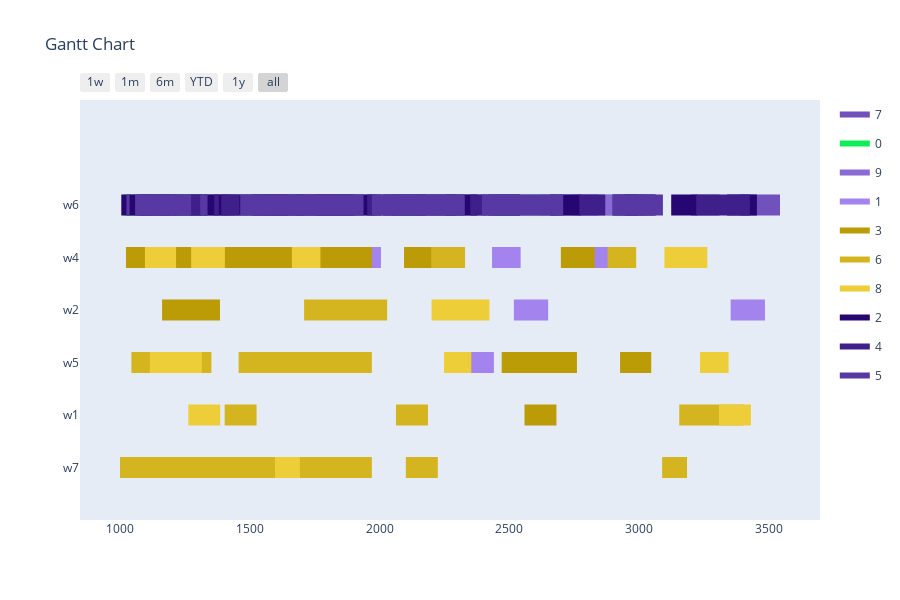

Notebook code for this chart:
### Markdown cell above
Config 1 - Test with One Point Crossover

### Code cell
optimizer = BaseGA(env)
optimizer.set_minimize()
# optional (in this case, all options given are the default option, if the configuration step is skipped)
optimizer.configure('tardiness', 'onepointcrossover', 'roulettewheel', 'randomize')
# choose an input generator (optional) -> decides how the data gets converted into the optimizer format
# optimizer.set_input_generator('SameLengthAlternativesGenerator')
# all parameters after offspring_amount are optional (in this case -> verbose=True)
result, best_fitness_history, average_fitness_history, best_generation_history, feasible_gen = optimizer.optimize(orders, max_generations, earliest_time_slot, last_time_slot, population_size, offspring_amount, verbose=True)
workstation_assignments = reformat_result(result, orders, workstations, recipes, tasks)
visualize(workstation_assignments, best_fitness_history, average_fitness_history, best_generation_history, feasible_gen)

### Figure 1 — Plotly figure (JSON) as saved in the notebook; plotly's stock layout.template omitted (floating-point values rounded to 4 significant figures; data arrays with more than 128 entries replaced by an {"elided": "..."} marker saying what was removed)
{"data": [{"fill": "toself", "fillcolor": "rgb(113, 81, 187)", "hoverinfo": "name", "legendgroup": "rgb(113, 81, 187)", "mode": "none", "name": "7", "type": "scatter", "x": [717, 872, 872, 717, 717, 2191, 2278, 2278, 2191, 2191, 958, 1123, 1123, 958, 958, 715, 879, 879, 715, 715, 3199, 3265, 3265, 3199, 3199, 1896, 2060, 2060, 1896, 1896, 2616, 2841, 2841, 2616, 2616, 2334, 2410, 2410, 2334, 2334, 2189, 2414, 2414, 2189, 2189, 213, 278, 278, 213, 213, 3387, 3542, 3542, 3387, 3387, 332, 477, 477, 332, 332, 3233, 3309, 3309, 3233, 3233, 1027, 1172, 1172, 1027, 1027, 1421, 1563, 1563, 1421], "y": [4.8, 4.8, 5.2, 5.2, null, 4.8, 4.8, 5.2, 5.2, null, 4.8, 4.8, 5.2, 5.2, null, 4.8, 4.8, 5.2, 5.2, null, 4.8, 4.8, 5.2, 5.2, null, 4.8, 4.8, 5.2, 5.2, null, 4.8, 4.8, 5.2, 5.2, null, 4.8, 4.8, 5.2, 5.2, null, 4.8, 4.8, 5.2, 5.2, null, 4.8, 4.8, 5.2, 5.2, null, 4.8, 4.8, 5.2, 5.2, null, 4.8, 4.8, 5.2, 5.2, null, 4.8, 4.8, 5.2, 5.2, null, 4.8, 4.8, 5.2, 5.2, null, 4.8, 4.8, 5.2, 5.2]}, {"fill": "toself", "fillcolor": "rgb(13, 237, 87)", "hoverinfo": "name", "legendgroup": "rgb(13, 237, 87)", "mode": "none", "name": "0", "type": "scatter", "x": [222, 414, 414, 222, 222, 1115, 1307, 1307, 1115, 1115, 1886, 1986, 1986, 1886, 1886, 755, 947, 947, 755, 755, 1672, 1777, 1777, 1672, 1672, 2914, 3019, 3019, 2914, 2914, 712, 952, 952, 712, 712, 512, 632, 632, 512, 512, 2871, 2994, 2994, 2871, 2871, 2565, 2685, 2685, 2565, 2565, 1555, 1700, 1700, 1555, 1555, 784, 889, 889, 784, 784, 1263, 1503, 1503, 1263, 1263, 2489, 2609, 2609, 2489, 2489, 1160, 1352, 1352, 1160, 1160, 2060, 2252, 2252, 2060, 2060, 921, 1091, 1091, 921, 921, 2221, 2326, 2326, 2221, 2221, 1449, 1537, 1537, 1449, 1449, 1777, 1865, 1865, 1777, 1777, 2442, 2562, 2562, 2442, 2442, 1490, 1595, 1595, 1490, 1490, 1014, 1106, 1106, 1014], "y": [4.8, 4.8, 5.2, 5.2, null, 4.8, 4.8, 5.2, 5.2, null, 4.8, 4.8, 5.2, 5.2, null, 4.8, 4.8, 5.2, 5.2, null, 4.8, 4.8, 5.2, 5.2, null, 4.8, 4.8, 5.2, 5.2, null, 4.8, 4.8, 5.2, 5.2, null, 4.8, 4.8, 5.2, 5.2, null, 4.8, 4.8, 5.2, 5.2, null, 4.8, 4.8, 5.2, 5.2, null, 4.8, 4.8, 5.2, 5.2, null, 4.8, 4.8, 5.2, 5.2, null, 4.8, 4.8, 5.2, 5.2, null, 4.8, 4.8, 5.2, 5.2, null, 4.8, 4.8, 5.2, 5.2, null, 4.8, 4.8, 5.2, 5.2, null, 4.8, 4.8, 5.2, 5.2, null, 4.8, 4.8, 5.2, 5.2, null, 4.8, 4.8, 5.2, 5.2, null, 4.8, 4.8, 5.2, 5.2, null, 4.8, 4.8, 5.2, 5.2, null, 4.8, 4.8, 5.2, 5.2, null, 4.8, 4.8, 5.2, 5.2]}, {"fill": "toself", "fillcolor": "rgb(138, 106, 212)", "hoverinfo": "name", "legendgroup": "rgb(138, 106, 212)", "mode": "none", "name": "9", "type": "scatter", "x": [1674, 1807, 1807, 1674, 1674, 2956, 3056, 3056, 2956, 2956, 428, 543, 543, 428, 428, 217, 362, 362, 217, 217, 317, 487, 487, 317, 317, 1398, 1486, 1486, 1398, 1398, 2141, 2261, 2261, 2141, 2141, 2862, 2967, 2967, 2862, 2862, 802, 890, 890, 802, 802, 2745, 2878, 2878, 2745, 2745, 518, 623, 623, 518, 518, 1232, 1347, 1347, 1232, 1232, 829, 959, 959, 829, 829, 997, 1127, 1127, 997, 997, 999, 1114, 1114, 999, 999, 1167, 1272, 1272, 1167, 1167, 1269, 1374, 1374, 1269, 1269, 456, 601, 601, 456, 456, 736, 928, 928, 736, 736, 2528, 2682, 2682, 2528, 2528, 288, 468, 468, 288, 288, 1445, 1595, 1595, 1445, 1445, 236, 356, 356, 236], "y": [4.8, 4.8, 5.2, 5.2, null, 4.8, 4.8, 5.2, 5.2, null, 4.8, 4.8, 5.2, 5.2, null, 4.8, 4.8, 5.2, 5.2, null, 4.8, 4.8, 5.2, 5.2, null, 4.8, 4.8, 5.2, 5.2, null, 4.8, 4.8, 5.2, 5.2, null, 4.8, 4.8, 5.2, 5.2, null, 4.8, 4.8, 5.2, 5.2, null, 4.8, 4.8, 5.2, 5.2, null, 4.8, 4.8, 5.2, 5.2, null, 4.8, 4.8, 5.2, 5.2, null, 4.8, 4.8, 5.2, 5.2, null, 4.8, 4.8, 5.2, 5.2, null, 4.8, 4.8, 5.2, 5.2, null, 4.8, 4.8, 5.2, 5.2, null, 4.8, 4.8, 5.2, 5.2, null, 4.8, 4.8, 5.2, 5.2, null, 4.8, 4.8, 5.2, 5.2, null, 4.8, 4.8, 5.2, 5.2, null, 4.8, 4.8, 5.2, 5.2, null, 4.8, 4.8, 5.2, 5.2, null, 4.8, 4.8, 5.2, 5.2]}, {"fill": "toself", "fillcolor": "rgb(163, 131, 237)", "hoverinfo": "name", "legendgroup": "rgb(163, 131, 237)", "mode": "none", "name": "1", "type": "scatter", "x": [2433, 2543, 2543, 2433, 2433, 1877, 1997, 1997, 1877, 1877, 2737, 2847, 2847, 2737, 2737, 1875, 2005, 2005, 1875, 1875, 1364, 1494, 1494, 1364, 1364, 732, 842, 842, 732, 732, 2839, 2959, 2959, 2839, 2839, 1518, 1628, 1628, 1518, 1518, 1060, 1170, 1170, 1060, 1060, 2119, 2229, 2229, 2119, 2119, 2517, 2649, 2649, 2517, 2517, 3352, 3484, 3484, 3352, 3352, 2487, 2592, 2592, 2487, 2487, 545, 665, 665, 545, 545, 2330, 2440, 2440, 2330, 2330, 2623, 2733, 2733, 2623, 2623, 600, 847, 847, 600, 600, 1243, 1413, 1413, 1243], "y": [3.8, 3.8, 4.2, 4.2, null, 3.8, 3.8, 4.2, 4.2, null, 3.8, 3.8, 4.2, 4.2, null, 3.8, 3.8, 4.2, 4.2, null, 3.8, 3.8, 4.2, 4.2, null, 3.8, 3.8, 4.2, 4.2, null, 3.8, 3.8, 4.2, 4.2, null, 3.8, 3.8, 4.2, 4.2, null, 3.8, 3.8, 4.2, 4.2, null, 3.8, 3.8, 4.2, 4.2, null, 2.8, 2.8, 3.2, 3.2, null, 2.8, 2.8, 3.2, 3.2, null, 1.8, 1.8, 2.2, 2.2, null, 1.8, 1.8, 2.2, 2.2, null, 1.8, 1.8, 2.2, 2.2, null, 1.8, 1.8, 2.2, 2.2, null, 0.8, 0.8, 1.2, 1.2, null, -0.2, -0.2, 0.2, 0.2]}, {"fill": "toself", "fillcolor": "rgb(188, 156, 6)", "hoverinfo": "name", "legendgroup": "rgb(188, 156, 6)", "mode": "none", "name": "3", "type": "scatter", "x": [913, 1023, 1023, 913, 913, 1710, 1820, 1820, 1710, 1710, 354, 484, 484, 354, 354, 2094, 2204, 2204, 2094, 2094, 948, 1088, 1088, 948, 948, 2698, 2828, 2828, 2698, 2698, 595, 705, 705, 595, 595, 1162, 1385, 1385, 1162, 1162, 483, 706, 706, 483, 483, 320, 520, 520, 320, 320, 2470, 2670, 2670, 2470, 2470, 665, 785, 785, 665, 665, 2926, 3046, 3046, 2926, 2926, 2650, 2760, 2760, 2650, 2650, 2558, 2681, 2681, 2558, 2558, 1585, 1708, 1708, 1585, 1585, 460, 630, 630, 460, 460, 787, 910, 910, 787], "y": [3.8, 3.8, 4.2, 4.2, null, 3.8, 3.8, 4.2, 4.2, null, 3.8, 3.8, 4.2, 4.2, null, 3.8, 3.8, 4.2, 4.2, null, 3.8, 3.8, 4.2, 4.2, null, 3.8, 3.8, 4.2, 4.2, null, 3.8, 3.8, 4.2, 4.2, null, 2.8, 2.8, 3.2, 3.2, null, 2.8, 2.8, 3.2, 3.2, null, 1.8, 1.8, 2.2, 2.2, null, 1.8, 1.8, 2.2, 2.2, null, 1.8, 1.8, 2.2, 2.2, null, 1.8, 1.8, 2.2, 2.2, null, 1.8, 1.8, 2.2, 2.2, null, 0.8, 0.8, 1.2, 1.2, null, -0.2, -0.2, 0.2, 0.2, null, -0.2, -0.2, 0.2, 0.2, null, -0.2, -0.2, 0.2, 0.2]}, {"fill": "toself", "fillcolor": "rgb(213, 181, 31)", "hoverinfo": "name", "legendgroup": "rgb(213, 181, 31)", "mode": "none", "name": "6", "type": "scatter", "x": [2199, 2329, 2329, 2199, 2199, 2878, 2988, 2988, 2878, 2878, 440, 663, 663, 440, 440, 1727, 1950, 1950, 1727, 1727, 1806, 2029, 2029, 1806, 1806, 1709, 1841, 1841, 1709, 1709, 651, 771, 771, 651, 651, 620, 740, 740, 620, 620, 934, 1044, 1044, 934, 934, 1352, 1457, 1457, 1352, 1352, 2063, 2186, 2186, 2063, 2063, 1403, 1526, 1526, 1403, 1403, 3154, 3401, 3401, 3154, 3154, 591, 741, 741, 591, 591, 982, 1078, 1078, 982, 982, 2101, 2224, 2224, 2101, 2101, 877, 1000, 1000, 877, 877, 3088, 3184, 3184, 3088], "y": [3.8, 3.8, 4.2, 4.2, null, 3.8, 3.8, 4.2, 4.2, null, 2.8, 2.8, 3.2, 3.2, null, 2.8, 2.8, 3.2, 3.2, null, 2.8, 2.8, 3.2, 3.2, null, 2.8, 2.8, 3.2, 3.2, null, 1.8, 1.8, 2.2, 2.2, null, 1.8, 1.8, 2.2, 2.2, null, 1.8, 1.8, 2.2, 2.2, null, 1.8, 1.8, 2.2, 2.2, null, 0.8, 0.8, 1.2, 1.2, null, 0.8, 0.8, 1.2, 1.2, null, 0.8, 0.8, 1.2, 1.2, null, -0.2, -0.2, 0.2, 0.2, null, -0.2, -0.2, 0.2, 0.2, null, -0.2, -0.2, 0.2, 0.2, null, -0.2, -0.2, 0.2, 0.2, null, -0.2, -0.2, 0.2, 0.2]}, {"fill": "toself", "fillcolor": "rgb(238, 206, 56)", "hoverinfo": "name", "legendgroup": "rgb(238, 206, 56)", "mode": "none", "name": "8", "type": "scatter", "x": [1096, 1216, 1216, 1096, 1096, 3097, 3237, 3237, 3097, 3097, 520, 650, 650, 520, 520, 1662, 1772, 1772, 1662, 1662, 358, 488, 488, 358, 358, 3122, 3262, 3262, 3122, 3122, 1274, 1404, 1404, 1274, 1274, 463, 686, 686, 463, 463, 2200, 2423, 2423, 2200, 2200, 2248, 2353, 2353, 2248, 2248, 537, 647, 647, 537, 537, 3234, 3344, 3344, 3234, 3234, 1115, 1315, 1315, 1115, 1115, 1263, 1386, 1386, 1263, 1263, 3307, 3430, 3430, 3307, 3307, 428, 551, 551, 428, 428, 212, 362, 362, 212, 212, 1597, 1693, 1693, 1597], "y": [3.8, 3.8, 4.2, 4.2, null, 3.8, 3.8, 4.2, 4.2, null, 3.8, 3.8, 4.2, 4.2, null, 3.8, 3.8, 4.2, 4.2, null, 3.8, 3.8, 4.2, 4.2, null, 3.8, 3.8, 4.2, 4.2, null, 3.8, 3.8, 4.2, 4.2, null, 2.8, 2.8, 3.2, 3.2, null, 2.8, 2.8, 3.2, 3.2, null, 1.8, 1.8, 2.2, 2.2, null, 1.8, 1.8, 2.2, 2.2, null, 1.8, 1.8, 2.2, 2.2, null, 1.8, 1.8, 2.2, 2.2, null, 0.8, 0.8, 1.2, 1.2, null, 0.8, 0.8, 1.2, 1.2, null, 0.8, 0.8, 1.2, 1.2, null, -0.2, -0.2, 0.2, 0.2, null, -0.2, -0.2, 0.2, 0.2]}, {"fill": "toself", "fillcolor": "rgb(38, 6, 112)", "hoverinfo": "name", "legendgroup": "rgb(38, 6, 112)", "mode": "none", "name": "2", "type": "scatter", "x": [2944, 3064, 3064, 2944, 2944, 949, 1079, 1079, 949, 949, 2418, 2538, 2538, 2418, 2418, 875, 1005, 1005, 875, 875, 2054, 2177, 2177, 2054, 2054, 3338, 3453, 3453, 3338, 3338, 2013, 2143, 2143, 2013, 2013, 3123, 3223, 3223, 3123, 3123, 1402, 1522, 1522, 1402, 1402, 1858, 2008, 2008, 1858, 1858, 816, 1006, 1006, 816, 816, 2255, 2342, 2342, 2255, 2255, 419, 529, 529, 419, 419, 773, 898, 898, 773, 773, 1492, 1589, 1589, 1492, 1492, 2021, 2121, 2121, 2021, 2021, 575, 690, 690, 575, 575, 2656, 2776, 2776, 2656, 2656, 562, 649, 649, 562, 562, 279, 335, 335, 279, 279, 662, 787, 787, 662, 662, 1390, 1510, 1510, 1390, 1390, 2256, 2376, 2376, 2256], "y": [4.8, 4.8, 5.2, 5.2, null, 4.8, 4.8, 5.2, 5.2, null, 4.8, 4.8, 5.2, 5.2, null, 4.8, 4.8, 5.2, 5.2, null, 4.8, 4.8, 5.2, 5.2, null, 4.8, 4.8, 5.2, 5.2, null, 4.8, 4.8, 5.2, 5.2, null, 4.8, 4.8, 5.2, 5.2, null, 4.8, 4.8, 5.2, 5.2, null, 4.8, 4.8, 5.2, 5.2, null, 4.8, 4.8, 5.2, 5.2, null, 4.8, 4.8, 5.2, 5.2, null, 4.8, 4.8, 5.2, 5.2, null, 4.8, 4.8, 5.2, 5.2, null, 4.8, 4.8, 5.2, 5.2, null, 4.8, 4.8, 5.2, 5.2, null, 4.8, 4.8, 5.2, 5.2, null, 4.8, 4.8, 5.2, 5.2, null, 4.8, 4.8, 5.2, 5.2, null, 4.8, 4.8, 5.2, 5.2, null, 4.8, 4.8, 5.2, 5.2, null, 4.8, 4.8, 5.2, 5.2, null, 4.8, 4.8, 5.2, 5.2]}, {"fill": "toself", "fillcolor": "rgb(63, 31, 137)", "hoverinfo": "name", "legendgroup": "rgb(63, 31, 137)", "mode": "none", "name": "4", "type": "scatter", "x": {"elided": "134 int values"}, "y": {"elided": "134 float values"}}, {"fill": "toself", "fillcolor": "rgb(88, 56, 162)", "hoverinfo": "name", "legendgroup": "rgb(88, 56, 162)", "mode": "none", "name": "5", "type": "scatter", "x": {"elided": "134 int values"}, "y": {"elided": "134 float values"}}, {"legendgroup": "rgb(113, 81, 187)", "marker": {"color": "rgb(113, 81, 187)", "opacity": 0, "size": 1}, "mode": "markers", "name": "", "showlegend": false, "text": [null, null, null, null, null, null, null, null, null, null, null, null, null, null, null, null, null, null, null, null, null, null, null, null, null, null, null, null, null, null], "type": "scatter", "x": [717, 872, 2191, 2278, 958, 1123, 715, 879, 3199, 3265, 1896, 2060, 2616, 2841, 2334, 2410, 2189, 2414, 213, 278, 3387, 3542, 332, 477, 3233, 3309, 1027, 1172, 1421, 1563], "y": [5, 5, 5, 5, 5, 5, 5, 5, 5, 5, 5, 5, 5, 5, 5, 5, 5, 5, 5, 5, 5, 5, 5, 5, 5, 5, 5, 5, 5, 5]}, {"legendgroup": "rgb(13, 237, 87)", "marker": {"color": "rgb(13, 237, 87)", "opacity": 0, "size": 1}, "mode": "markers", "name": "", "showlegend": false, "text": [null, null, null, null, null, null, null, null, null, null, null, null, null, null, null, null, null, null, null, null, null, null, null, null, null, null, null, null, null, null, null, null, null, null, null, null, null, null, null, null, null, null, null, null, null, null], "type": "scatter", "x": [222, 414, 1115, 1307, 1886, 1986, 755, 947, 1672, 1777, 2914, 3019, 712, 952, 512, 632, 2871, 2994, 2565, 2685, 1555, 1700, 784, 889, 1263, 1503, 2489, 2609, 1160, 1352, 2060, 2252, 921, 1091, 2221, 2326, 1449, 1537, 1777, 1865, 2442, 2562, 1490, 1595, 1014, 1106], "y": [5, 5, 5, 5, 5, 5, 5, 5, 5, 5, 5, 5, 5, 5, 5, 5, 5, 5, 5, 5, 5, 5, 5, 5, 5, 5, 5, 5, 5, 5, 5, 5, 5, 5, 5, 5, 5, 5, 5, 5, 5, 5, 5, 5, 5, 5]}, {"legendgroup": "rgb(138, 106, 212)", "marker": {"color": "rgb(138, 106, 212)", "opacity": 0, "size": 1}, "mode": "markers", "name": "", "showlegend": false, "text": [null, null, null, null, null, null, null, null, null, null, null, null, null, null, null, null, null, null, null, null, null, null, null, null, null, null, null, null, null, null, null, null, null, null, null, null, null, null, null, null, null, null, null, null, null, null], "type": "scatter", "x": [1674, 1807, 2956, 3056, 428, 543, 217, 362, 317, 487, 1398, 1486, 2141, 2261, 2862, 2967, 802, 890, 2745, 2878, 518, 623, 1232, 1347, 829, 959, 997, 1127, 999, 1114, 1167, 1272, 1269, 1374, 456, 601, 736, 928, 2528, 2682, 288, 468, 1445, 1595, 236, 356], "y": [5, 5, 5, 5, 5, 5, 5, 5, 5, 5, 5, 5, 5, 5, 5, 5, 5, 5, 5, 5, 5, 5, 5, 5, 5, 5, 5, 5, 5, 5, 5, 5, 5, 5, 5, 5, 5, 5, 5, 5, 5, 5, 5, 5, 5, 5]}, {"legendgroup": "rgb(163, 131, 237)", "marker": {"color": "rgb(163, 131, 237)", "opacity": 0, "size": 1}, "mode": "markers", "name": "", "showlegend": false, "text": [null, null, null, null, null, null, null, null, null, null, null, null, null, null, null, null, null, null, null, null, null, null, null, null, null, null, null, null, null, null, null, null, null, null, null, null], "type": "scatter", "x": [2433, 2543, 1877, 1997, 2737, 2847, 1875, 2005, 1364, 1494, 732, 842, 2839, 2959, 1518, 1628, 1060, 1170, 2119, 2229, 2517, 2649, 3352, 3484, 2487, 2592, 545, 665, 2330, 2440, 2623, 2733, 600, 847, 1243, 1413], "y": [4, 4, 4, 4, 4, 4, 4, 4, 4, 4, 4, 4, 4, 4, 4, 4, 4, 4, 4, 4, 3, 3, 3, 3, 2, 2, 2, 2, 2, 2, 2, 2, 1, 1, 0, 0]}, {"legendgroup": "rgb(188, 156, 6)", "marker": {"color": "rgb(188, 156, 6)", "opacity": 0, "size": 1}, "mode": "markers", "name": "", "showlegend": false, "text": [null, null, null, null, null, null, null, null, null, null, null, null, null, null, null, null, null, null, null, null, null, null, null, null, null, null, null, null, null, null, null, null, null, null, null, null], "type": "scatter", "x": [913, 1023, 1710, 1820, 354, 484, 2094, 2204, 948, 1088, 2698, 2828, 595, 705, 1162, 1385, 483, 706, 320, 520, 2470, 2670, 665, 785, 2926, 3046, 2650, 2760, 2558, 2681, 1585, 1708, 460, 630, 787, 910], "y": [4, 4, 4, 4, 4, 4, 4, 4, 4, 4, 4, 4, 4, 4, 3, 3, 3, 3, 2, 2, 2, 2, 2, 2, 2, 2, 2, 2, 1, 1, 0, 0, 0, 0, 0, 0]}, {"legendgroup": "rgb(213, 181, 31)", "marker": {"color": "rgb(213, 181, 31)", "opacity": 0, "size": 1}, "mode": "markers", "name": "", "showlegend": false, "text": [null, null, null, null, null, null, null, null, null, null, null, null, null, null, null, null, null, null, null, null, null, null, null, null, null, null, null, null, null, null, null, null, null, null, null, null], "type": "scatter", "x": [2199, 2329, 2878, 2988, 440, 663, 1727, 1950, 1806, 2029, 1709, 1841, 651, 771, 620, 740, 934, 1044, 1352, 1457, 2063, 2186, 1403, 1526, 3154, 3401, 591, 741, 982, 1078, 2101, 2224, 877, 1000, 3088, 3184], "y": [4, 4, 4, 4, 3, 3, 3, 3, 3, 3, 3, 3, 2, 2, 2, 2, 2, 2, 2, 2, 1, 1, 1, 1, 1, 1, 0, 0, 0, 0, 0, 0, 0, 0, 0, 0]}, {"legendgroup": "rgb(238, 206, 56)", "marker": {"color": "rgb(238, 206, 56)", "opacity": 0, "size": 1}, "mode": "markers", "name": "", "showlegend": false, "text": [null, null, null, null, null, null, null, null, null, null, null, null, null, null, null, null, null, null, null, null, null, null, null, null, null, null, null, null, null, null, null, null, null, null, null, null], "type": "scatter", "x": [1096, 1216, 3097, 3237, 520, 650, 1662, 1772, 358, 488, 3122, 3262, 1274, 1404, 463, 686, 2200, 2423, 2248, 2353, 537, 647, 3234, 3344, 1115, 1315, 1263, 1386, 3307, 3430, 428, 551, 212, 362, 1597, 1693], "y": [4, 4, 4, 4, 4, 4, 4, 4, 4, 4, 4, 4, 4, 4, 3, 3, 3, 3, 2, 2, 2, 2, 2, 2, 2, 2, 1, 1, 1, 1, 1, 1, 0, 0, 0, 0]}, {"legendgroup": "rgb(38, 6, 112)", "marker": {"color": "rgb(38, 6, 112)", "opacity": 0, "size": 1}, "mode": "markers", "name": "", "showlegend": false, "text": [null, null, null, null, null, null, null, null, null, null, null, null, null, null, null, null, null, null, null, null, null, null, null, null, null, null, null, null, null, null, null, null, null, null, null, null, null, null, null, null, null, null, null, null, null, null], "type": "scatter", "x": [2944, 3064, 949, 1079, 2418, 2538, 875, 1005, 2054, 2177, 3338, 3453, 2013, 2143, 3123, 3223, 1402, 1522, 1858, 2008, 816, 1006, 2255, 2342, 419, 529, 773, 898, 1492, 1589, 2021, 2121, 575, 690, 2656, 2776, 562, 649, 279, 335, 662, 787, 1390, 1510, 2256, 2376], "y": [5, 5, 5, 5, 5, 5, 5, 5, 5, 5, 5, 5, 5, 5, 5, 5, 5, 5, 5, 5, 5, 5, 5, 5, 5, 5, 5, 5, 5, 5, 5, 5, 5, 5, 5, 5, 5, 5, 5, 5, 5, 5, 5, 5, 5, 5]}, {"legendgroup": "rgb(63, 31, 137)", "marker": {"color": "rgb(63, 31, 137)", "opacity": 0, "size": 1}, "mode": "markers", "name": "", "showlegend": false, "text": [null, null, null, null, null, null, null, null, null, null, null, null, null, null, null, null, null, null, null, null, null, null, null, null, null, null, null, null, null, null, null, null, null, null, null, null, null, null, null, null, null, null, null, null, null, null, null, null, null, null, null, null, null, null], "type": "scatter", "x": [1213, 1323, 1680, 1804, 2769, 2869, 2149, 2294, 1647, 1792, 2349, 2509, 1335, 1460, 1381, 1541, 1195, 1315, 1267, 1363, 1786, 1906, 1390, 1495, 477, 622, 1583, 1709, 2899, 2995, 1774, 1952, 1754, 1878, 1876, 1981, 2436, 2541, 590, 700, 920, 1074, 3266, 3426, 807, 927, 1110, 1206, 2045, 2155, 971, 1081, 3219, 3324], "y": [5, 5, 5, 5, 5, 5, 5, 5, 5, 5, 5, 5, 5, 5, 5, 5, 5, 5, 5, 5, 5, 5, 5, 5, 5, 5, 5, 5, 5, 5, 5, 5, 5, 5, 5, 5, 5, 5, 5, 5, 5, 5, 5, 5, 5, 5, 5, 5, 5, 5, 5, 5, 5, 5]}, {"legendgroup": "rgb(88, 56, 162)", "marker": {"color": "rgb(88, 56, 162)", "opacity": 0, "size": 1}, "mode": "markers", "name": "", "showlegend": false, "text": [null, null, null, null, null, null, null, null, null, null, null, null, null, null, null, null, null, null, null, null, null, null, null, null, null, null, null, null, null, null, null, null, null, null, null, null, null, null, null, null, null, null, null, null, null, null, null, null, null, null, null, null, null, null], "type": "scatter", "x": [815, 915, 2162, 2319, 2163, 2328, 243, 338, 2550, 2707, 820, 945, 2043, 2139, 2416, 2561, 513, 668, 362, 527, 783, 961, 1079, 1257, 2981, 3091, 2092, 2187, 882, 1037, 1058, 1153, 1241, 1337, 831, 941, 2394, 2559, 2896, 3026, 1025, 1203, 1164, 1274, 1309, 1463, 581, 668, 2007, 2161, 1938, 2064, 826, 951], "y": [5, 5, 5, 5, 5, 5, 5, 5, 5, 5, 5, 5, 5, 5, 5, 5, 5, 5, 5, 5, 5, 5, 5, 5, 5, 5, 5, 5, 5, 5, 5, 5, 5, 5, 5, 5, 5, 5, 5, 5, 5, 5, 5, 5, 5, 5, 5, 5, 5, 5, 5, 5, 5, 5]}], "layout": {"height": 600, "hovermode": "closest", "showlegend": true, "title": {"text": "Gantt Chart"}, "xaxis": {"rangeselector": {"buttons": [{"count": 7, "label": "1w", "step": "day", "stepmode": "backward"}, {"count": 1, "label": "1m", "step": "month", "stepmode": "backward"}, {"count": 6, "label": "6m", "step": "month", "stepmode": "backward"}, {"count": 1, "label": "YTD", "step": "year", "stepmode": "todate"}, {"count": 1, "label": "1y", "step": "year", "stepmode": "backward"}, {"step": "all"}]}, "showgrid": false, "type": "date", "zeroline": false}, "yaxis": {"autorange": false, "range": [-1, 7], "showgrid": false, "ticktext": ["w7", "w1", "w5", "w2", "w4", "w6"], "tickvals": [0, 1, 2, 3, 4, 5], "zeroline": false}}}
